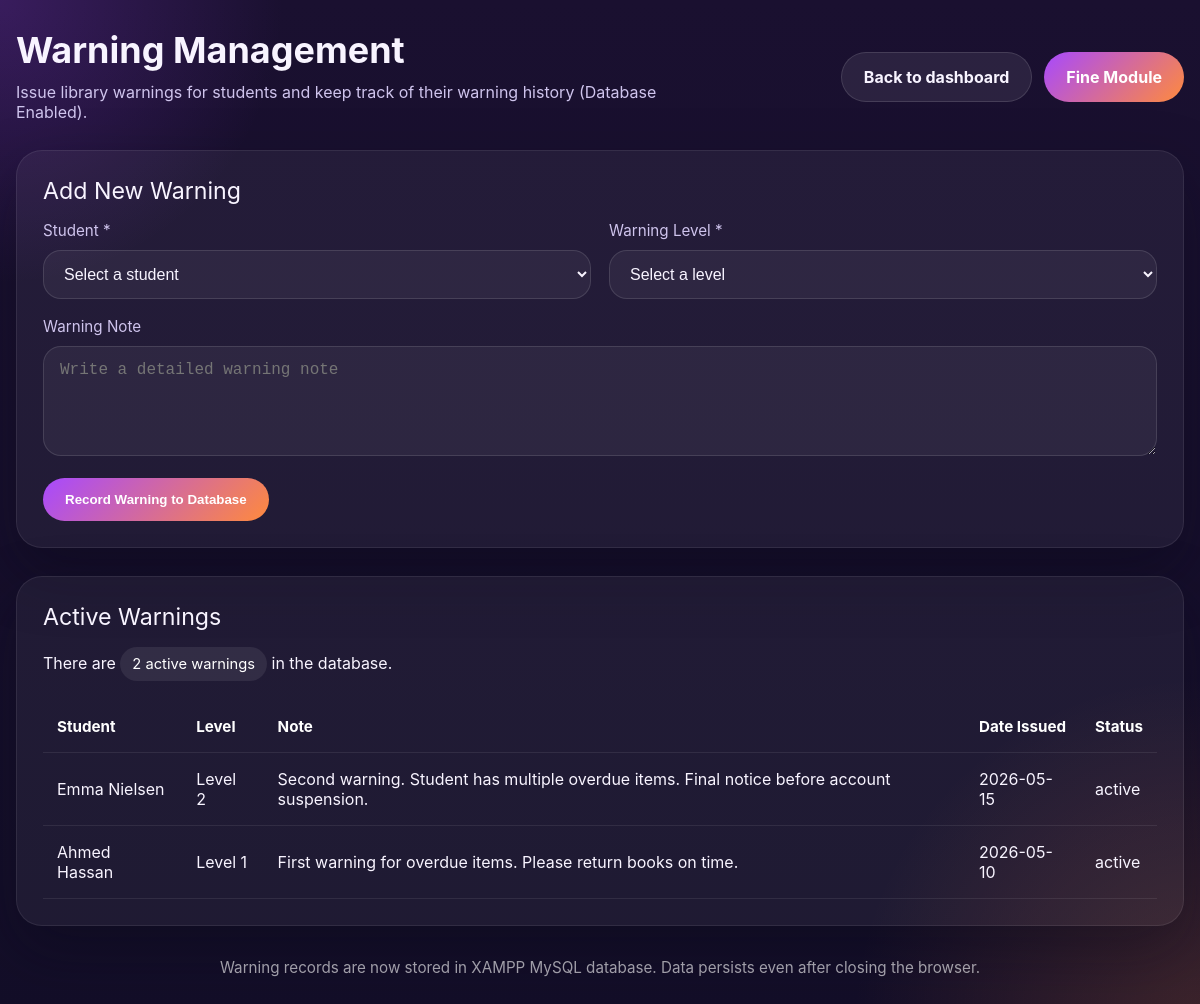
The app's page /src/modules/fines/warnings-db.php with its own data.
### tables this page shows
CREATE TABLE IF NOT EXISTS warnings (
  warning_id INT AUTO_INCREMENT PRIMARY KEY,
  student_id INT NOT NULL,
  student_name VARCHAR(100) NOT NULL,
  warning_level ENUM('Level 1', 'Level 2', 'Level 3') NOT NULL DEFAULT 'Level 1',
  note LONGTEXT,
  status ENUM('active', 'resolved', 'closed') DEFAULT 'active',
  issued_date TIMESTAMP DEFAULT CURRENT_TIMESTAMP,
  resolved_date DATETIME,
  created_at TIMESTAMP DEFAULT CURRENT_TIMESTAMP,
  updated_at TIMESTAMP DEFAULT CURRENT_TIMESTAMP ON UPDATE CURRENT_TIMESTAMP,
  FOREIGN KEY (student_id) REFERENCES students(student_id) ON DELETE CASCADE,
  INDEX idx_student_id (student_id),
  INDEX idx_warning_level (warning_level),
  INDEX idx_status (status),
  INDEX idx_issued_date (issued_date)
);

### src/modules/fines/warnings-db.php (the view, shortened to what this page needs)
<?php
include 'config.php';
$warnings_query = "SELECT warning_id, student_name, warning_level, note, issued_date, status FROM warnings WHERE status='active' ORDER BY issued_date DESC";
$warnings_result = $conn->query($warnings_query);
$warnings = [];
if ($warnings_result) {
    while ($row = $warnings_result->fetch_assoc()) {
        $warnings[] = $row;
    }
}
$totalWarnings = count($warnings);
?>
<!DOCTYPE html>
<html lang="en">
<head>
  <link rel="stylesheet" href="styles.css">
</head>
<body>
  <main class="container">
    <header class="header">
      <div>
        <h1>Warning Management</h1>
        <p>Issue library warnings for students and keep track of their warning history (Database Enabled).</p>
      </div>
      <div class="page-nav">
        <a class="btn-secondary" href="index.php">Back to dashboard</a>
        <a class="btn-primary" href="fines-db.php">Fine Module</a>
      </div>
    </header>
    <section class="section form-panel">
      <div class="section-title">Add New Warning</div>
      <form method="post" action="warnings-db.php" novalidate>
        <div class="form-grid">
          <div>
            <label for="student_id">Student *</label>
            <select id="student_id" name="student_id" required>
              <option value="">Select a student</option>
            </select>
          </div>
          <div>
            <label for="level">Warning Level *</label>
            <select id="level" name="level" required>
              <option value="">Select a level</option>
            </select>
          </div>
          <div class="full">
            <label for="note">Warning Note</label>
            <textarea id="note" name="note" placeholder="Write a detailed warning note" maxlength="1000"></textarea>
          </div>
          <div class="full">
            <button class="btn-primary" type="submit" name="action" value="add-warning">Record Warning to Database</button>
          </div>
        </div>
      </form>
    </section>
    <section class="section table-panel">
      <div class="section-title">Active Warnings</div>
      <p class="notice">There are <span class="chip"><?php echo $totalWarnings; ?> active warnings</span> in the database.</p>
      <?php if ($totalWarnings === 0): ?>
        <p>No active warnings recorded. Use the form above to add a new warning.</p>
      <?php else: ?>
        <table>
          <thead>
            <tr>
              <th>Student</th>
              <th>Level</th>
              <th>Note</th>
              <th>Date Issued</th>
              <th>Status</th>
            </tr>
          </thead>
          <tbody>
            <?php foreach ($warnings as $warning): ?>
            <tr>
              <td><?php echo htmlspecialchars($warning['student_name']); ?></td>
              <td><?php echo htmlspecialchars($warning['warning_level']); ?></td>
              <td><?php echo htmlspecialchars($warning['note']); ?></td>
              <td><?php echo date('Y-m-d', strtotime($warning['issued_date'])); ?></td>
              <td><?php echo htmlspecialchars($warning['status']); ?></td>
            </tr>
            <?php endforeach; ?>
          </tbody>
        </table>
      <?php endif; ?>
    </section>
    <footer>Warning records are now stored in XAMPP MySQL database. Data persists even after closing the browser.</footer>
  </main>
</body>
</html>

### src/modules/fines/styles.css (style rules this page uses)
:root { --bg: #130f2a; --panel: #1b1338; --panel-soft: rgba(255, 255, 255, 0.08); --text: #f8f4ff; --muted: #cfc4ed; --purple: #a749ff; --orange: #ff8a3d; --white: #ffffff; --shadow: 0 24px 60px rgba(10, 8, 24, 0.35); }
* { box-sizing: border-box; }
body { margin: 0; min-height: 100vh; font-family: "Inter", system-ui, -apple-system, BlinkMacSystemFont, "Segoe UI", sans-serif; background: radial-gradient(circle at top left, rgba(167, 73, 255, 0.22), transparent 18%), radial-gradient(circle at bottom right, rgba(255, 138, 61, 0.18), transparent 22%), linear-gradient(180deg, #1a1030 0%, #130e28 100%); color: var(--text); }
a { color: inherit; text-decoration: none; }
.container { width: min(1200px, calc(100% - 32px)); margin: 0 auto; padding: 32px 0 48px; }
.header { display: flex; justify-content: space-between; flex-wrap: wrap; gap: 18px; align-items: center; margin-bottom: 28px; }
.header h1 { font-size: clamp(2rem, 3vw, 3rem); margin: 0; line-height: 1.05; }
.header p { max-width: 700px; color: var(--muted); margin: 12px 0 0; font-size: 1rem; }
.card h2, .section-title { margin-top: 0; margin-bottom: 16px; font-size: 1.45rem; }
.btn-primary, .btn-secondary { display: inline-flex; align-items: center; justify-content: center; gap: 10px; border: none; border-radius: 999px; padding: 14px 22px; font-weight: 700; cursor: pointer; transition: transform 0.2s ease, box-shadow 0.2s ease, background 0.2s ease; }
.btn-primary { background: linear-gradient(135deg, var(--purple), var(--orange)); color: var(--white); }
.btn-secondary { background: rgba(255,255,255,0.08); color: var(--text); border: 1px solid rgba(255,255,255,0.12); }
.page-nav { display: flex; justify-content: flex-end; gap: 12px; flex-wrap: wrap; }
.section { margin-top: 28px; }
.form-panel, .table-panel { background: rgba(255,255,255,0.05); border: 1px solid rgba(255,255,255,0.08); border-radius: 26px; padding: 26px; box-shadow: var(--shadow); }
.form-grid { display: grid; grid-template-columns: 1fr 1fr; gap: 18px; }
.form-grid .full { grid-column: 1 / -1; }
label { display: block; margin-bottom: 10px; color: var(--muted); font-size: 0.95rem; }
input[type="text"], input[type="number"], select, textarea { width: 100%; border-radius: 18px; border: 1px solid rgba(255,255,255,0.12); background: rgba(255,255,255,0.05); color: var(--text); padding: 14px 16px; font-size: 1rem; outline: none; }
textarea { resize: vertical; min-height: 110px; }
.table-panel table { width: 100%; border-collapse: collapse; }
.table-panel th, .table-panel td { text-align: left; padding: 16px 14px; border-bottom: 1px solid rgba(255,255,255,0.08); }
.table-panel th { color: var(--white); font-weight: 700; font-size: 0.95rem; }
.chip { display: inline-flex; align-items: center; gap: 8px; padding: 8px 12px; border-radius: 999px; background: rgba(255,255,255,0.08); color: var(--white); font-size: 0.92rem; }
.notice { margin: 0 0 20px; }
footer { text-align: center; margin-top: 32px; color: rgba(255,255,255,0.6); font-size: 0.95rem; }

### records on screen
warnings: student_name "Emma Nielsen", warning_level "Level 2", note "Second warning. Student has multiple overdue items. Final notice before account suspension.", issued_date "2026-05-15", status "active"
warnings: student_name "Ahmed Hassan", warning_level "Level 1", note "First warning for overdue items. Please return books on time.", issued_date "2026-05-10", status "active"

### other values on screen
$totalWarnings "2"
